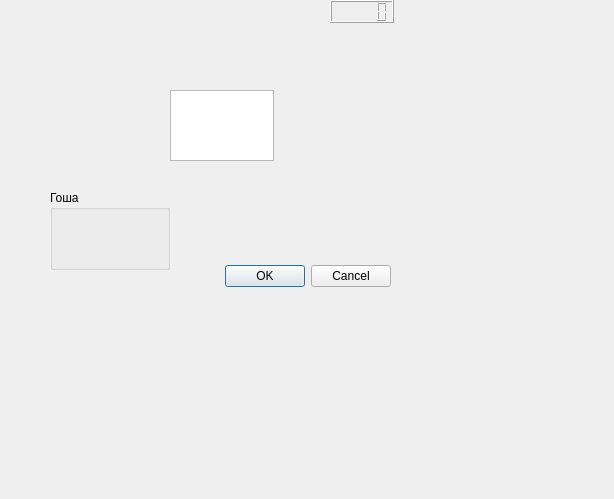
<?xml version="1.0" encoding="UTF-8"?>
<ui version="4.0">
 <class>Dialog</class>
 <widget class="QDialog" name="Dialog">
  <property name="geometry">
   <rect>
    <x>0</x>
    <y>0</y>
    <width>614</width>
    <height>499</height>
   </rect>
  </property>
  <property name="windowTitle">
   <string>Dialog</string>
  </property>
  <widget class="QDialogButtonBox" name="buttonBox">
   <property name="geometry">
    <rect>
     <x>220</x>
     <y>260</y>
     <width>171</width>
     <height>32</height>
    </rect>
   </property>
   <property name="orientation">
    <enum>Qt::Horizontal</enum>
   </property>
   <property name="standardButtons">
    <set>QDialogButtonBox::Cancel|QDialogButtonBox::Ok</set>
   </property>
  </widget>
  <widget class="QLCDNumber" name="lcdNumber">
   <property name="geometry">
    <rect>
     <x>330</x>
     <y>0</y>
     <width>64</width>
     <height>23</height>
    </rect>
   </property>
  </widget>
  <widget class="QGroupBox" name="groupBox">
   <property name="geometry">
    <rect>
     <x>50</x>
     <y>190</y>
     <width>120</width>
     <height>80</height>
    </rect>
   </property>
   <property name="title">
    <string>Гоша</string>
   </property>
   <property name="flat">
    <bool>false</bool>
   </property>
   <property name="checkable">
    <bool>false</bool>
   </property>
  </widget>
  <widget class="QPlainTextEdit" name="plainTextEdit">
   <property name="geometry">
    <rect>
     <x>170</x>
     <y>90</y>
     <width>104</width>
     <height>71</height>
    </rect>
   </property>
   <property name="accessibleName">
    <string/>
   </property>
  </widget>
 </widget>
 <resources/>
 <connections>
  <connection>
   <sender>buttonBox</sender>
   <signal>accepted()</signal>
   <receiver>Dialog</receiver>
   <slot>accept()</slot>
   <hints>
    <hint type="sourcelabel">
     <x>390</x>
     <y>274</y>
    </hint>
    <hint type="destinationlabel">
     <x>157</x>
     <y>274</y>
    </hint>
   </hints>
  </connection>
  <connection>
   <sender>buttonBox</sender>
   <signal>rejected()</signal>
   <receiver>Dialog</receiver>
   <slot>reject()</slot>
   <hints>
    <hint type="sourcelabel">
     <x>316</x>
     <y>260</y>
    </hint>
    <hint type="destinationlabel">
     <x>286</x>
     <y>274</y>
    </hint>
   </hints>
  </connection>
 </connections>
</ui>
